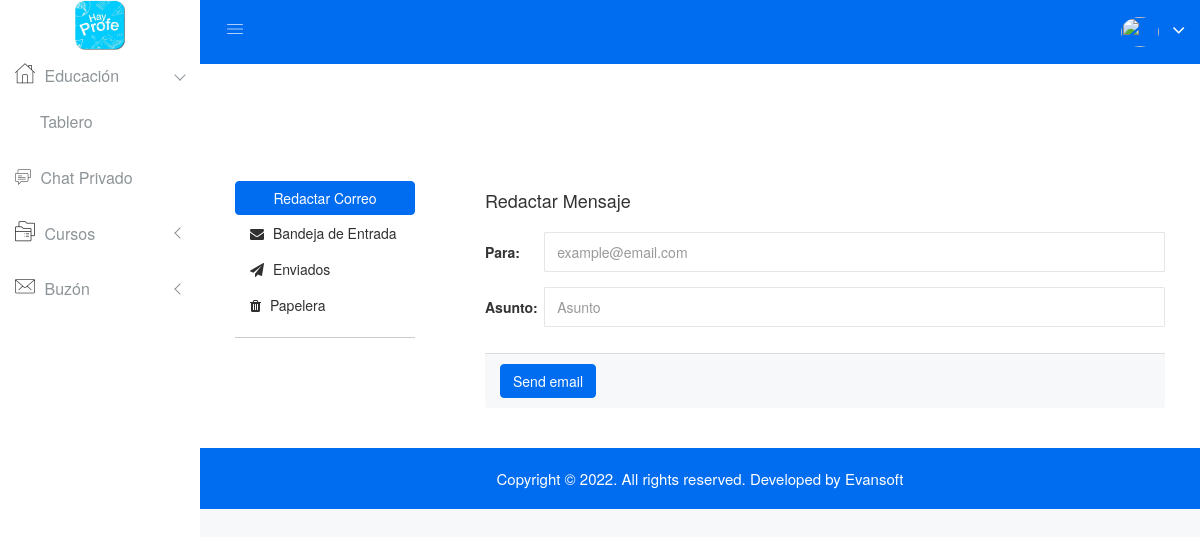
The page /chat/Compose_Email/2/ on the database as committed earlier.
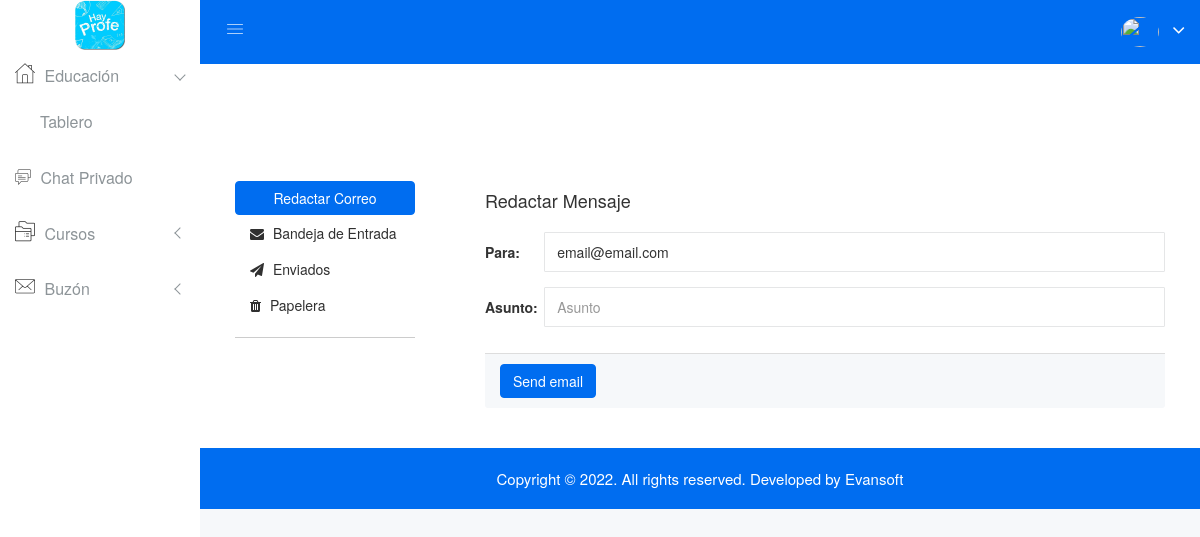
The same page on the database as committed later.
### teacher/models.py (models this page shows, shortened)
class Teacher(models.Model):
	documentI = models.CharField(max_length = 10,blank=True,null=True,default="")
	first_name = models.CharField(max_length = 20)
	second_name = models.CharField(max_length=20,default="",blank=True)
	surname = models.CharField(max_length=20)
	second_name = models.CharField(max_length=20,default="",blank=True)
	address = models.CharField(max_length=150)
	phone= models.CharField(max_length=10)
	email = models.EmailField(unique = True)
	password = models.CharField(max_length=20)
	block = models.BooleanField(default = True)
	description = models.TextField(default="",blank="")
	img = models.ImageField(upload_to = "Photo_Profile_Teacher",default="Photo_Profile_Teacher/photo.jpg")
	city = models.ForeignKey(City,on_delete = models.CASCADE,default=1)
	type = models.CharField(max_length=10,default= "Teacher")
	money = models.CharField(max_length = 10,default = "0")
	number_bank = models.CharField(max_length = 22,default = "")

### chat/views.py (the view, shortened to what this page needs)
# urls.py: url(r'^Compose_Email/(\d+)/$',Compose_Email,name="Compose_Email"),
def Compose_Email(request,pk):
	if request.is_ajax():
		request.session['data_message'] = str(request.GET.get("message")).strip()
		return HttpResponse(True)
	email = ""
	try:
		user_from = Teacher.objects.get(pk = pk)
		if pk != 0:
			email = user_from.email
	except  Teacher.DoesNotExist:
		user_from = None
	try:
		user_from = Student.objects.get(pk = pk)
		if pk != 0:
			email = user_from.email
	except Student.DoesNotExist:
		user_from = None
	return render(request,'chat/compose_email.html',{'email':email})

### template/chat/compose_email.html (shortened to what this page needs)
{% extends '../base.html' %}
{% load static %}
{% block content %}
<div class="mailbox-compose-area mg-b-15">
    <div class="container-fluid">
        <div class="row">
            {% include './menu.html' %}
            <form id="form_message" method="post" class="form-horizontal" enctype="multipart/form-data">{% csrf_token %}
                <div class="col-md-9 col-md-9 col-sm-9 col-xs-12">
                    <div class="hpanel email-compose">
                        <div class="panel-heading hbuilt">
                            <div class="p-xs h4">
                                Redactar Mensaje
                            </div>
                        </div>
                        <div class="panel-heading hbuilt">
                            <div class="p-xs">
                                <div class="form-group">
                                    <label class="col-lg-1 control-label text-left">Para:</label>
                                    <div class="col-lg-11 col-md-12 col-sm-12 col-xs-12">
                                        <input name="email" value="{{email}}" type="text" class="form-control input-sm" placeholder="example@email.com">
                                    </div>
                                </div>
                                <div class="form-group">
                                    <label class="col-lg-1 control-label text-left">Asunto:</label>
                                    <div class="col-lg-11 col-md-12 col-sm-12 col-xs-12">
                                        <input type="text" name="subject" class="form-control input-sm" placeholder="Asunto">
                                    </div>
                                </div>
                            </div>
                        </div>
                        <div class="panel-footer">
                            <button type="button" id="send_message" class="btn btn-primary ft-compse">Send email</button>
                        </div>
                    </div>
                </div>
            </form>
        </div>
    </div>
</div>
{% endblock %}

Rows that differ between the two databases and show on the page:
added Teacher: email "email@email.com"
